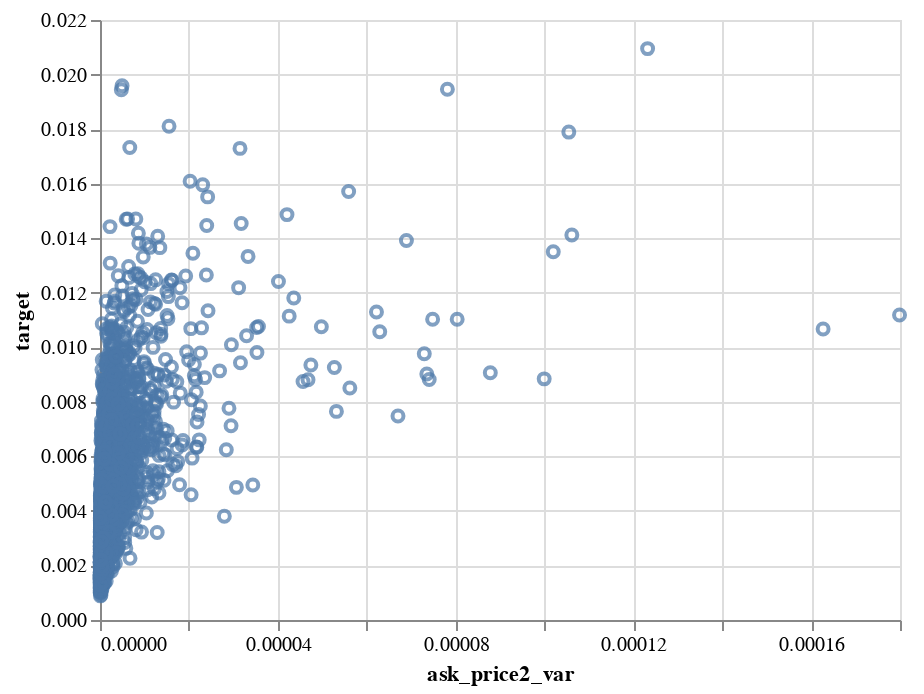

The notebook cell this image was saved under:
### Code cell
alt.Chart(df_train_stock_X_merge).mark_point().encode(x=new_col, y='target')

### Figure 1 — Vega-Lite specification as saved in the notebook (floating-point values rounded to 4 significant figures; data arrays with more than 128 entries replaced by an {"elided": "..."} marker saying what was removed)
{"config": {"view": {"continuousWidth": 400, "continuousHeight": 300}}, "data": {"name": "data-350acd667c1dd4f6b5a66d8099a62a6e"}, "mark": "point", "encoding": {"x": {"type": "quantitative", "field": "ask_price2_var"}, "y": {"type": "quantitative", "field": "target"}}, "$schema": "https://vega.github.io/schema/vega-lite/v4.8.1.json", "datasets": {"data-350acd667c1dd4f6b5a66d8099a62a6e": {"elided": "3830 records"}}}
